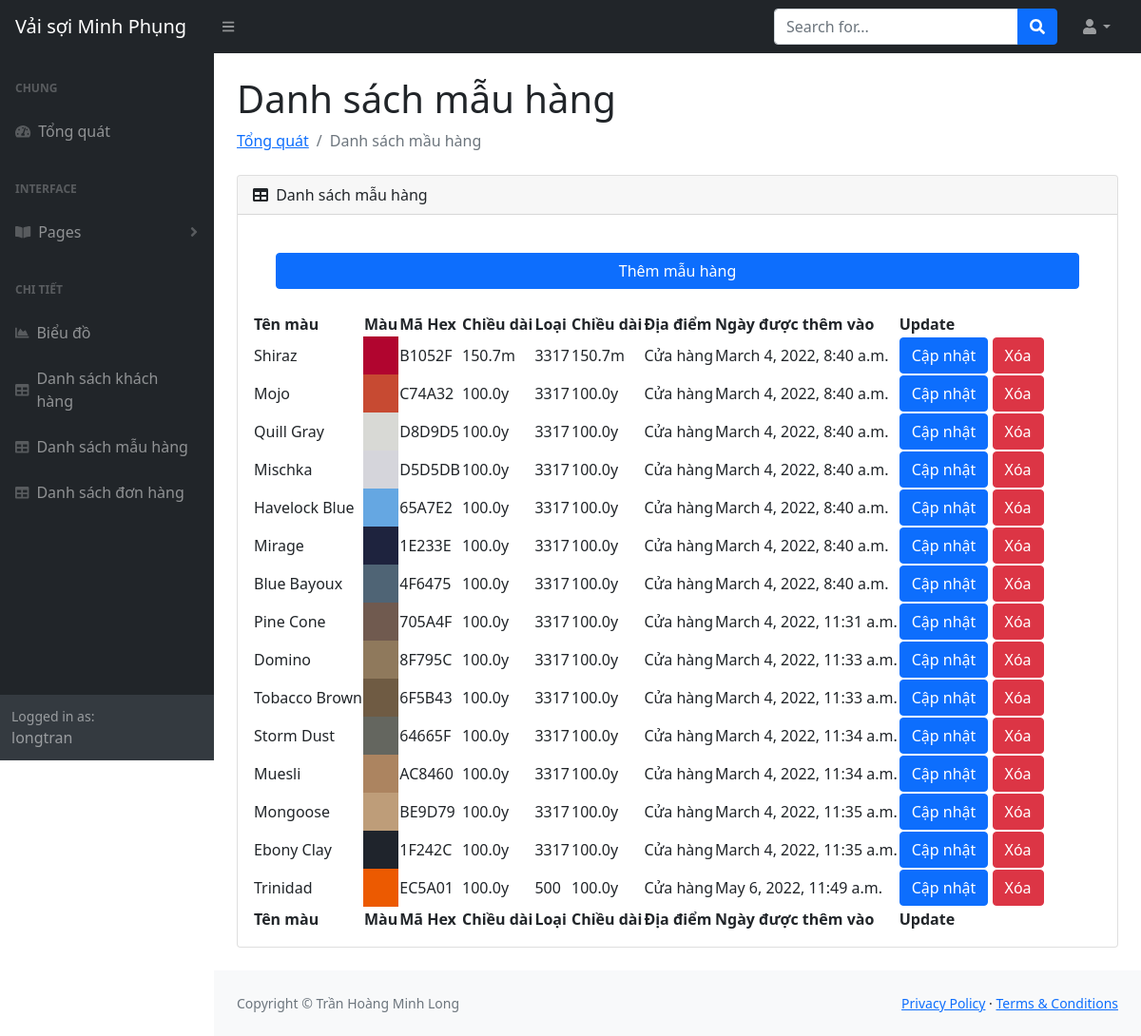
The page /productTable (signed in) on the database its author committed.
### management/models.py (models this page shows, shortened)
class Product(models.Model):
    measurement_unit_choices = [
        ('m', 'meter'),
        ('y', 'yard'),
    ]
    product_id = models.BigAutoField(primary_key=True)
    color = models.CharField(max_length=64)
    hexcolor = models.CharField(max_length=64)
    length = models.FloatField()
    measurement_unit = models.CharField(max_length = 64, choices = measurement_unit_choices)
    type = models.CharField(max_length=64)
    location = models.CharField(max_length=64, null=True)
    length = models.FloatField()
    measurement_unit = models.CharField(max_length=64, choices=measurement_unit_choices)
    product_date = models.DateTimeField(auto_now_add=True, null=True)

### management/decorators.py (the view)
        def wrapper_func(request, *args, **kwargs):
            group = None
            if request.user.groups.exists():
                group = request.user.groups.all()[0].name
            if group in allowed_roles:
                return view_func(request, *args, **kwargs)
            else:
                return HttpResponse("Bạn không có quyền truy cập")

### management/views.py (called while the page is built)
@login_required(login_url="login")
@allowed_users(allowed_roles=["admin"])
def productTable(request):
    product = Product.objects.all()
    context = {
        "product": product,
    }
    return render(request, "management/tables/productTable.html", context)

### management/templates/management/tables/productTable.html
{% extends 'management/main.html' %} {%block content%}
<main>
  <div class="container-fluid px-4">
    <h1 class="mt-4">Danh sách mẫu hàng</h1>
    <ol class="breadcrumb mb-4">
      <li class="breadcrumb-item"><a href="home">Tổng quát</a></li>
      <li class="breadcrumb-item active">Danh sách mầu hàng</li>
    </ol>
    <div class="card mb-4">
      <div class="card-header">
        <i class="fas fa-table me-1"></i>
        Danh sách mẫu hàng
      </div>
      <div class="card-body">
        <div class="d-grid gap-2">
          <a
            href="{% url 'formProduct'%}"
            class="m-4 btn btn-primary"
            role="button"
            >Thêm mẫu hàng</a
          >
        </div>
        <table id="datatablesSimple">
          <thead>
            <tr>
              <th>Tên màu</th>
              <th>Màu</th>
              <th>Mã Hex</th>
              <th>Chiều dài</th>
              <th>Loại</th>
              <th>Chiều dài</th>
              <th>Địa điểm</th>
              <th>Ngày được thêm vào</th>
              <th>Update</th>
            </tr>
          </thead>
          <tfoot>
            <tr>
              <th>Tên màu</th>
              <th>Màu</th>
              <th>Mã Hex</th>
              <th>Chiều dài</th>
              <th>Loại</th>
              <th>Chiều dài</th>
              <th>Địa điểm</th>
              <th>Ngày được thêm vào</th>
              <th>Update</th>
            </tr>
          </tfoot>
          <tbody>
            {% for product in product %}
            <tr>
              <td>{{product.color}}</td>
              <td style="background-color:#{{product.hexcolor}};"></td>
              <td>{{product.hexcolor}}</td>
              <td>{{product.length}}{{product.measurement_unit}}</td>
              <td>{{product.type}}</td>
              <td>{{product.length}}{{product.measurement_unit}}</td>
              <td>{{product.location}}</td>
              <td>{{product.product_date}}</td>
              <td>
                <a
                  href="{% url 'updateProduct' product.product_id %}"
                  class="btn btn-primary"
                  >Cập nhật</a
                >
                <a
                  href="{% url 'deleteProduct' product.product_id %}"
                  class="btn btn-danger"
                  >Xóa</a
                >
              </td>
            </tr>
            {% endfor %}
          </tbody>
        </table>
      </div>
    </div>
  </div>
</main>
{%endblock%}

### management/templates/management/sidenavbar.html (shortened to what this page needs)
<div id="layoutSidenav_nav">
  <nav class="sb-sidenav accordion sb-sidenav-dark" id="sidenavAccordion">
    <div class="sb-sidenav-menu">
      <div class="nav">
        <div class="sb-sidenav-menu-heading">Chung</div>
        <a class="nav-link" href="home">
          <div class="sb-nav-link-icon">
            <i class="fas fa-tachometer-alt"></i>
          </div>
          Tổng quát
        </a>
        <div class="sb-sidenav-menu-heading">Interface</div>
        <a
          class="nav-link collapsed"
          href="#"
          data-bs-toggle="collapse"
          data-bs-target="#collapsePages"
          aria-expanded="false"
          aria-controls="collapsePages"
        >
          <div class="sb-nav-link-icon"><i class="fas fa-book-open"></i></div>
          Pages
          <div class="sb-sidenav-collapse-arrow">
            <i class="fas fa-angle-down"></i>
          </div>
        </a>
        <div class="sb-sidenav-menu-heading">Chi tiết</div>
        <a class="nav-link" href="{% url 'charts' %}">
          <div class="sb-nav-link-icon"><i class="fas fa-chart-area"></i></div>
          Biểu đồ
        </a>
        <a class="nav-link" href="{% url 'customerTable' %}">
          <div class="sb-nav-link-icon"><i class="fas fa-table"></i></div>
          Danh sách khách hàng
        </a>
        <a class="nav-link" href="{% url 'productTable' %}">
          <div class="sb-nav-link-icon"><i class="fas fa-table"></i></div>
          Danh sách mẫu hàng
        </a>
        <a class="nav-link" href="{% url 'orderTable' %}">
          <div class="sb-nav-link-icon"><i class="fas fa-table"></i></div>
          Danh sách đơn hàng
        </a>
      </div>
    </div>
    <div class="sb-sidenav-footer">
      <div class="small">Logged in as:</div>
      {{request.user}}
    </div>
  </nav>
</div>

### rows shown on the page
Product: color "Shiraz", hexcolor "B1052F", length "150.7", measurement_unit "m", type "3317", location "Cửa hàng", product_date "March 4, 2022, 8:40 a.m."
Product: color "Mojo", hexcolor "C74A32", length "100.0", measurement_unit "y", type "3317", location "Cửa hàng", product_date "March 4, 2022, 8:40 a.m."
Product: color "Quill Gray", hexcolor "D8D9D5", length "100.0", measurement_unit "y", type "3317", location "Cửa hàng", product_date "March 4, 2022, 8:40 a.m."
Product: color "Mischka", hexcolor "D5D5DB", length "100.0", measurement_unit "y", type "3317", location "Cửa hàng", product_date "March 4, 2022, 8:40 a.m."
Product: color "Havelock Blue", hexcolor "65A7E2", length "100.0", measurement_unit "y", type "3317", location "Cửa hàng", product_date "March 4, 2022, 8:40 a.m."
Product: color "Mirage", hexcolor "1E233E", length "100.0", measurement_unit "y", type "3317", location "Cửa hàng", product_date "March 4, 2022, 8:40 a.m."
Product: color "Blue Bayoux", hexcolor "4F6475", length "100.0", measurement_unit "y", type "3317", location "Cửa hàng", product_date "March 4, 2022, 8:40 a.m."
Product: color "Pine Cone", hexcolor "705A4F", length "100.0", measurement_unit "y", type "3317", location "Cửa hàng", product_date "March 4, 2022, 11:31 a.m."
Product: color "Domino", hexcolor "8F795C", length "100.0", measurement_unit "y", type "3317", location "Cửa hàng", product_date "March 4, 2022, 11:33 a.m."
Product: color "Tobacco Brown", hexcolor "6F5B43", length "100.0", measurement_unit "y", type "3317", location "Cửa hàng", product_date "March 4, 2022, 11:33 a.m."
Product: color "Storm Dust", hexcolor "64665F", length "100.0", measurement_unit "y", type "3317", location "Cửa hàng", product_date "March 4, 2022, 11:34 a.m."
Product: color "Muesli", hexcolor "AC8460", length "100.0", measurement_unit "y", type "3317", location "Cửa hàng", product_date "March 4, 2022, 11:34 a.m."
Product: color "Mongoose", hexcolor "BE9D79", length "100.0", measurement_unit "y", type "3317", location "Cửa hàng", product_date "March 4, 2022, 11:35 a.m."
Product: color "Ebony Clay", hexcolor "1F242C", length "100.0", measurement_unit "y", type "3317", location "Cửa hàng", product_date "March 4, 2022, 11:35 a.m."
Product: color "Trinidad", hexcolor "EC5A01", length "100.0", measurement_unit "y", type "500", location "Cửa hàng", product_date "May 6, 2022, 11:49 a.m."

### other values the page prints
{{ request.user }} "longtran"
